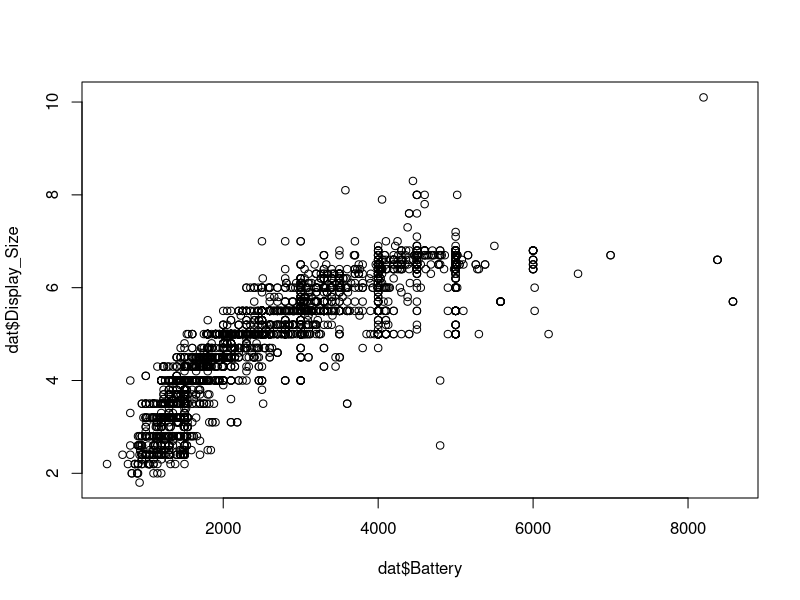

Write R code to recreate this figure.
library(tidyverse)

# import dataset
dat <- read_csv("Smartphone_Evolution.csv")

# Scatterplot for battery size and display size
plot(dat$Battery, dat$Display_Size)


# Select only release dates and remove phones with no data about release
dat <- dat %>% select(c("Release_Date"))
dat <- drop_na(dat)

